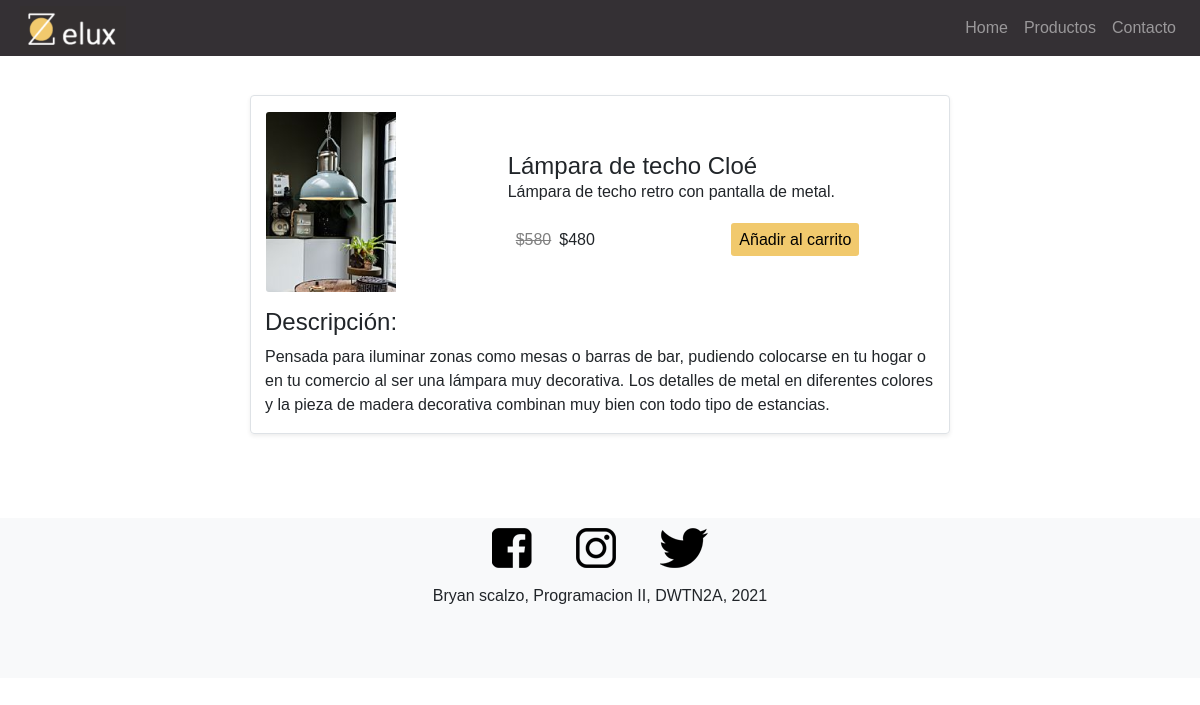
Screenshot of /index.php?s=productos-leer&id=8 with the database file from the repository.
### tables this page shows
CREATE TABLE `productos` (
  `producto_id` int(10) unsigned NOT NULL AUTO_INCREMENT,
  `usuario_fk` int(10) unsigned NOT NULL,
  `categoria_fk` tinyint(3) unsigned NOT NULL,
  `titulo` varchar(150) NOT NULL,
  `intro` varchar(255) NOT NULL,
  `texto` text NOT NULL,
  `precio_inicial` decimal(6,2) NOT NULL,
  `precio_descuento` decimal(6,2) DEFAULT NULL,
  `img` varchar(255) NOT NULL,
  `alt` varchar(150) NOT NULL,
  PRIMARY KEY (`producto_id`,`categoria_fk`),
  KEY `fk_noticias_usuarios1_idx` (`usuario_fk`),
  KEY `fk_productos_equipos1_idx` (`categoria_fk`),
  CONSTRAINT `fk_productos_equipos1` FOREIGN KEY (`categoria_fk`) REFERENCES `categorias` (`categoria_id`) ON DELETE NO ACTION ON UPDATE NO ACTION,
  CONSTRAINT `fk_productos_usuarios1` FOREIGN KEY (`usuario_fk`) REFERENCES `usuarios` (`usuario_id`) ON DELETE NO ACTION ON UPDATE NO ACTION
);

### clases/Producto.php (called while the page is built, shortened)
<?php
class Producto
{
    protected $titulo;
    protected $intro;
    protected $texto;
    protected $precio_inicial;
    protected $precio_descuento;
    protected $img;
    protected $alt;
    public function traerPorPk(int $pk): ?Producto
    {
        $db = (new Conexion())->getConexion();
        $query = "SELECT * FROM productos
                  WHERE producto_id = ?";
        $stmt = $db->prepare($query);
        $stmt->execute([$pk]);
        $stmt->setFetchMode(PDO::FETCH_CLASS, self::class);
        $producto = $stmt->fetch();
        return $producto;
    }
    public function getTitulo(): string
    {
        return $this->titulo;
    }
    public function getIntro(): string
    {
        return $this->intro;
    }
    public function getTexto(): string
    {
        return $this->texto;
    }
    public function getPrecioInicial(): int
    {
        return $this->precio_inicial;
    }
    public function getPrecioDescuento(): int
    {
        return $this->precio_descuento;
    }
    public function getImg(): string
    {
        return $this->img;
    }
    public function getAlt(): string
    {
        return $this->alt;
    }
}

### secciones/productos-leer.php (the view)
<?php
$idProducto = (int) $_GET['id'];
$producto = new Producto();
$producto = $producto->traerPorPk($idProducto);
?>
<article class=" container col-12" id="prodleer">
    <div class="container-prod row g-0 border rounded overflow-hidden flex-md-row mb-4 shadow-sm h-md-250 position-relative">
        <div class="col-4">
            <img class="img1" style="width: auto; height: auto;" src="./imgs/<?= htmlspecialchars($producto->getImg());?>" alt="<?= htmlspecialchars($producto->getAlt());?>">
        </div>
        <div class="col p-4 d-flex flex-column position-static">
            <h2 class="mb-0 titulo1"><?= htmlspecialchars($producto->getTitulo());?></h2>
            <p class="card-text mb-auto"><?= htmlspecialchars($producto->getIntro());?></p>
            <div class="row seccion-precio">
                <div class="col-sm-12 col-md-6">
                    <del>$<?= htmlspecialchars($producto->getPrecioInicial());?></del><p>$<?= htmlspecialchars($producto->getPrecioDescuento());?></p>
                </div>
                <div class="col-sm-12 col-md-6">
                    <a class="botoncomprar" href="#">Añadir al carrito</a>
                </div>
            </div>
        </div>
        <div class="row">
            <div class="col-12 description">
                <h4>Descripción:</h4>
                <p class="card-text mb-auto"><?= htmlspecialchars($producto->getTexto());?></p>
            </div>
        </div>
    </div>
</article>

### css/estilos.css (style rules this page uses)
* { box-sizing: border-box; font-family: 'Mulish', sans-serif; }
#prodleer { display: flex; justify-content: center; align-items: center; margin: 60px 0; }
#prodleer :first-child { max-width: 700px; justify-content: center; align-items: center; }
body { padding-top: 35px; }
.botoncomprar { background-color: #F1C96D; text-decoration: none; border-radius: 3px; color: black; padding: 0.5rem; }
.titulo1 { font-size: 1.5rem; }
del,p { display:inline }
del { color: grey; padding: 0.5rem; }
.img1 { border-radius: 3px 0 0 3px; }
.description { padding-top: 1em; }
.seccion-precio { padding-top: 1.5em; }
.container-prod { padding-top: 1em; padding-bottom: 1em; }

### rows the page displays
productos: img (picture), titulo "Lámpara de techo Cloé", intro "Lámpara de techo retro con pantalla de metal.", precio_inicial "580", precio_descuento "480", texto "Pensada para iluminar zonas como mesas o barras de bar, pudiendo colocarse en tu hogar o en tu comercio al ser una lámpara muy decorativa. Los detalles de metal en diferentes colores y la pieza de madera decorativa combinan muy bien con todo tipo de estancias."
